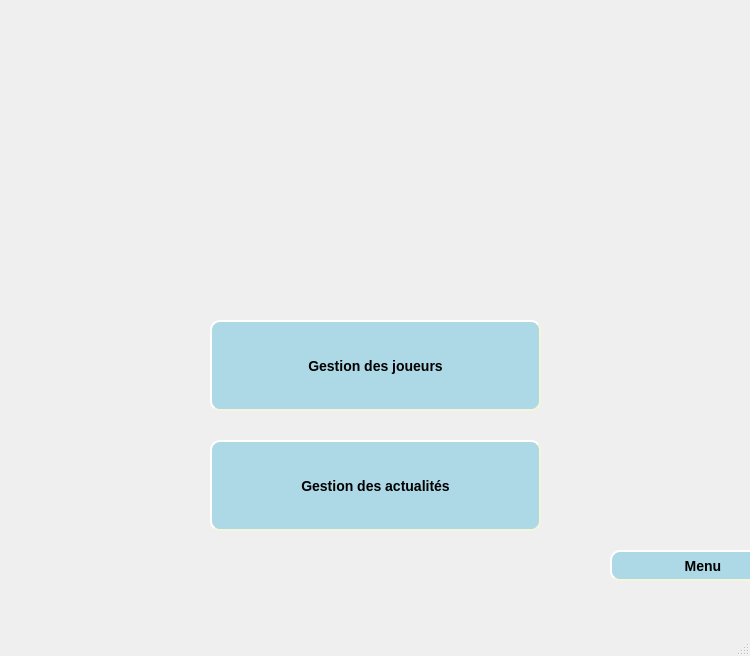
<?xml version="1.0" encoding="UTF-8"?>
<ui version="4.0">
 <class>gestion</class>
 <widget class="QMainWindow" name="gestion">
  <property name="geometry">
   <rect>
    <x>0</x>
    <y>0</y>
    <width>750</width>
    <height>656</height>
   </rect>
  </property>
  <property name="contextMenuPolicy">
   <enum>Qt::PreventContextMenu</enum>
  </property>
  <property name="windowTitle">
   <string>Accueil</string>
  </property>
  <widget class="QWidget" name="centralwidget">
   <widget class="QPushButton" name="pushButton">
    <property name="geometry">
     <rect>
      <x>210</x>
      <y>320</y>
      <width>331</width>
      <height>91</height>
     </rect>
    </property>
    <property name="palette">
     <palette>
      <active>
       <colorrole role="Button">
        <brush brushstyle="SolidPattern">
         <color alpha="255">
          <red>173</red>
          <green>216</green>
          <blue>230</blue>
         </color>
        </brush>
       </colorrole>
       <colorrole role="Mid">
        <brush brushstyle="SolidPattern">
         <color alpha="255">
          <red>180</red>
          <green>75</green>
          <blue>255</blue>
         </color>
        </brush>
       </colorrole>
       <colorrole role="Base">
        <brush brushstyle="SolidPattern">
         <color alpha="255">
          <red>173</red>
          <green>216</green>
          <blue>230</blue>
         </color>
        </brush>
       </colorrole>
       <colorrole role="Window">
        <brush brushstyle="SolidPattern">
         <color alpha="255">
          <red>173</red>
          <green>216</green>
          <blue>230</blue>
         </color>
        </brush>
       </colorrole>
      </active>
      <inactive>
       <colorrole role="Button">
        <brush brushstyle="SolidPattern">
         <color alpha="255">
          <red>173</red>
          <green>216</green>
          <blue>230</blue>
         </color>
        </brush>
       </colorrole>
       <colorrole role="Mid">
        <brush brushstyle="SolidPattern">
         <color alpha="255">
          <red>180</red>
          <green>75</green>
          <blue>255</blue>
         </color>
        </brush>
       </colorrole>
       <colorrole role="Base">
        <brush brushstyle="SolidPattern">
         <color alpha="255">
          <red>173</red>
          <green>216</green>
          <blue>230</blue>
         </color>
        </brush>
       </colorrole>
       <colorrole role="Window">
        <brush brushstyle="SolidPattern">
         <color alpha="255">
          <red>173</red>
          <green>216</green>
          <blue>230</blue>
         </color>
        </brush>
       </colorrole>
      </inactive>
      <disabled>
       <colorrole role="Button">
        <brush brushstyle="SolidPattern">
         <color alpha="255">
          <red>173</red>
          <green>216</green>
          <blue>230</blue>
         </color>
        </brush>
       </colorrole>
       <colorrole role="Mid">
        <brush brushstyle="SolidPattern">
         <color alpha="255">
          <red>180</red>
          <green>75</green>
          <blue>255</blue>
         </color>
        </brush>
       </colorrole>
       <colorrole role="Base">
        <brush brushstyle="SolidPattern">
         <color alpha="255">
          <red>173</red>
          <green>216</green>
          <blue>230</blue>
         </color>
        </brush>
       </colorrole>
       <colorrole role="Window">
        <brush brushstyle="SolidPattern">
         <color alpha="255">
          <red>173</red>
          <green>216</green>
          <blue>230</blue>
         </color>
        </brush>
       </colorrole>
      </disabled>
     </palette>
    </property>
    <property name="font">
     <font>
      <pointsize>-1</pointsize>
      <weight>75</weight>
      <italic>false</italic>
      <bold>true</bold>
     </font>
    </property>
    <property name="styleSheet">
     <string notr="true">QPushButton#pushButton {
    background-color: lightblue;
    border-style: outset;
    border-width: 2px;
    border-radius: 10px;
    border-color: beige;
    font: bold 14px;
    min-width: 10em;
    padding: 6px;
}</string>
    </property>
    <property name="text">
     <string>Gestion des joueurs</string>
    </property>
   </widget>
   <widget class="QPushButton" name="pushButton_2">
    <property name="geometry">
     <rect>
      <x>210</x>
      <y>440</y>
      <width>331</width>
      <height>91</height>
     </rect>
    </property>
    <property name="font">
     <font>
      <pointsize>-1</pointsize>
      <weight>75</weight>
      <italic>false</italic>
      <bold>true</bold>
     </font>
    </property>
    <property name="styleSheet">
     <string notr="true">QPushButton#pushButton_2 {
    background-color: lightblue;
    border-style: outset;
    border-width: 2px;
    border-radius: 10px;
    border-color: beige;
    font: bold 14px;
    min-width: 10em;
    padding: 6px;
}</string>
    </property>
    <property name="text">
     <string>Gestion des actualités</string>
    </property>
   </widget>
   <widget class="QLabel" name="label_5">
    <property name="geometry">
     <rect>
      <x>210</x>
      <y>30</y>
      <width>321</width>
      <height>251</height>
     </rect>
    </property>
    <property name="text">
     <string/>
    </property>
    <property name="pixmap">
     <pixmap>../84639679_1093221177697262_6017725296000630784_n.png</pixmap>
    </property>
    <property name="scaledContents">
     <bool>true</bool>
    </property>
   </widget>
   <widget class="QPushButton" name="pushButton_3">
    <property name="geometry">
     <rect>
      <x>610</x>
      <y>550</y>
      <width>186</width>
      <height>31</height>
     </rect>
    </property>
    <property name="styleSheet">
     <string notr="true">QPushButton#pushButton_3 {
    background-color: lightblue;
    border-style: outset;
    border-width: 2px;
    border-radius: 10px;
    border-color: beige;
    font: bold 14px;
    min-width: 10em;
    padding: 6px;
}</string>
    </property>
    <property name="text">
     <string>Menu</string>
    </property>
   </widget>
  </widget>
  <widget class="QMenuBar" name="menubar">
   <property name="geometry">
    <rect>
     <x>0</x>
     <y>0</y>
     <width>750</width>
     <height>26</height>
    </rect>
   </property>
  </widget>
  <widget class="QStatusBar" name="statusbar"/>
 </widget>
 <resources/>
 <connections/>
</ui>
